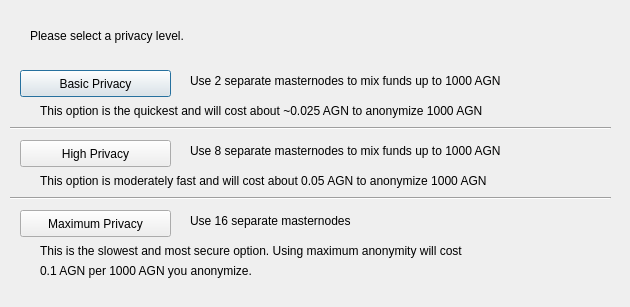
<?xml version="1.0" encoding="UTF-8"?>
<ui version="4.0">
 <class>DarksendConfig</class>
 <widget class="QDialog" name="DarksendConfig">
  <property name="geometry">
   <rect>
    <x>0</x>
    <y>0</y>
    <width>630</width>
    <height>307</height>
   </rect>
  </property>
  <property name="windowTitle">
   <string>Configure PrivateSend</string>
  </property>
  <widget class="QPushButton" name="buttonBasic">
   <property name="geometry">
    <rect>
     <x>20</x>
     <y>70</y>
     <width>151</width>
     <height>27</height>
    </rect>
   </property>
   <property name="text">
    <string>Basic Privacy</string>
   </property>
  </widget>
  <widget class="QPushButton" name="buttonHigh">
   <property name="geometry">
    <rect>
     <x>20</x>
     <y>140</y>
     <width>151</width>
     <height>27</height>
    </rect>
   </property>
   <property name="text">
    <string>High Privacy</string>
   </property>
  </widget>
  <widget class="QPushButton" name="buttonMax">
   <property name="geometry">
    <rect>
     <x>20</x>
     <y>210</y>
     <width>151</width>
     <height>27</height>
    </rect>
   </property>
   <property name="text">
    <string>Maximum Privacy</string>
   </property>
  </widget>
  <widget class="QLabel" name="label">
   <property name="geometry">
    <rect>
     <x>30</x>
     <y>20</y>
     <width>571</width>
     <height>31</height>
    </rect>
   </property>
   <property name="text">
    <string>Please select a privacy level.</string>
   </property>
  </widget>
  <widget class="QLabel" name="label_2">
   <property name="geometry">
    <rect>
     <x>190</x>
     <y>70</y>
     <width>421</width>
     <height>21</height>
    </rect>
   </property>
   <property name="text">
    <string>Use 2 separate masternodes to mix funds up to 1000 AGN</string>
   </property>
  </widget>
  <widget class="QLabel" name="label_3">
   <property name="geometry">
    <rect>
     <x>190</x>
     <y>140</y>
     <width>411</width>
     <height>21</height>
    </rect>
   </property>
   <property name="text">
    <string>Use 8 separate masternodes to mix funds up to 1000 AGN</string>
   </property>
  </widget>
  <widget class="QLabel" name="label_4">
   <property name="geometry">
    <rect>
     <x>190</x>
     <y>210</y>
     <width>421</width>
     <height>21</height>
    </rect>
   </property>
   <property name="text">
    <string>Use 16 separate masternodes</string>
   </property>
  </widget>
  <widget class="QLabel" name="label_6">
   <property name="geometry">
    <rect>
     <x>40</x>
     <y>100</y>
     <width>561</width>
     <height>21</height>
    </rect>
   </property>
   <property name="text">
    <string>This option is the quickest and will cost about ~0.025 AGN to anonymize 1000 AGN</string>
   </property>
  </widget>
  <widget class="QLabel" name="label_7">
   <property name="geometry">
    <rect>
     <x>40</x>
     <y>170</y>
     <width>561</width>
     <height>21</height>
    </rect>
   </property>
   <property name="text">
    <string>This option is moderately fast and will cost about 0.05 AGN to anonymize 1000 AGN</string>
   </property>
  </widget>
  <widget class="QLabel" name="label_8">
   <property name="geometry">
    <rect>
     <x>40</x>
     <y>240</y>
     <width>561</width>
     <height>21</height>
    </rect>
   </property>
   <property name="text">
    <string>This is the slowest and most secure option. Using maximum anonymity will cost</string>
   </property>
  </widget>
  <widget class="QLabel" name="label_9">
   <property name="geometry">
    <rect>
     <x>40</x>
     <y>260</y>
     <width>561</width>
     <height>21</height>
    </rect>
   </property>
   <property name="text">
    <string>0.1 AGN per 1000 AGN you anonymize.</string>
   </property>
  </widget>
  <widget class="Line" name="line">
   <property name="geometry">
    <rect>
     <x>10</x>
     <y>120</y>
     <width>601</width>
     <height>16</height>
    </rect>
   </property>
   <property name="orientation">
    <enum>Qt::Horizontal</enum>
   </property>
  </widget>
  <widget class="Line" name="line_2">
   <property name="geometry">
    <rect>
     <x>10</x>
     <y>190</y>
     <width>601</width>
     <height>16</height>
    </rect>
   </property>
   <property name="orientation">
    <enum>Qt::Horizontal</enum>
   </property>
  </widget>
 </widget>
 <resources/>
 <connections/>
</ui>
